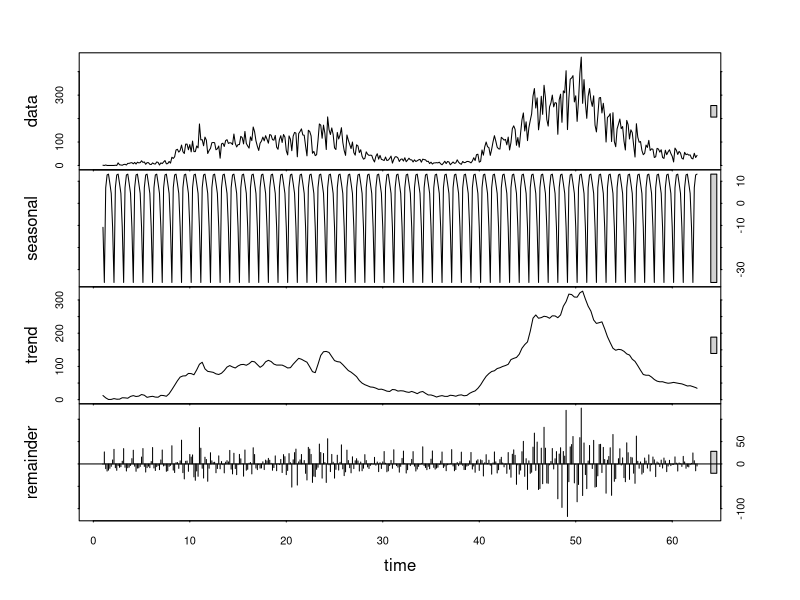
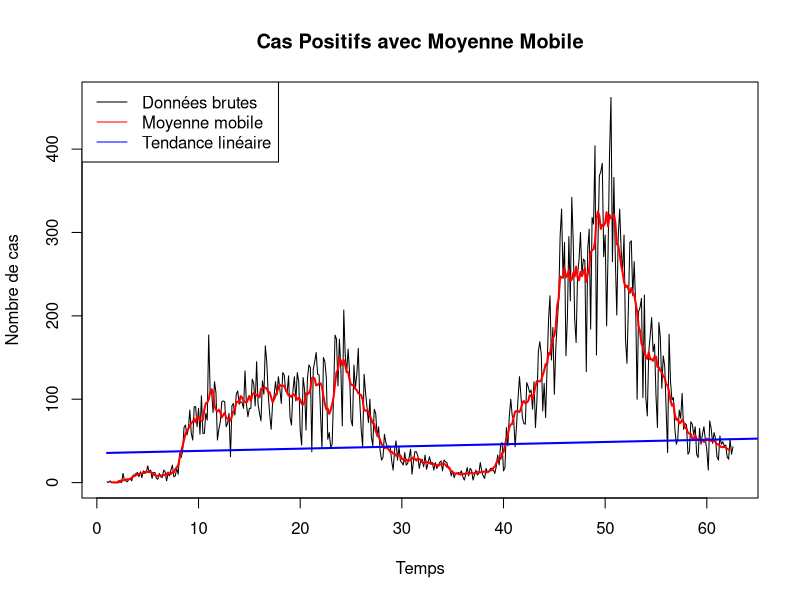
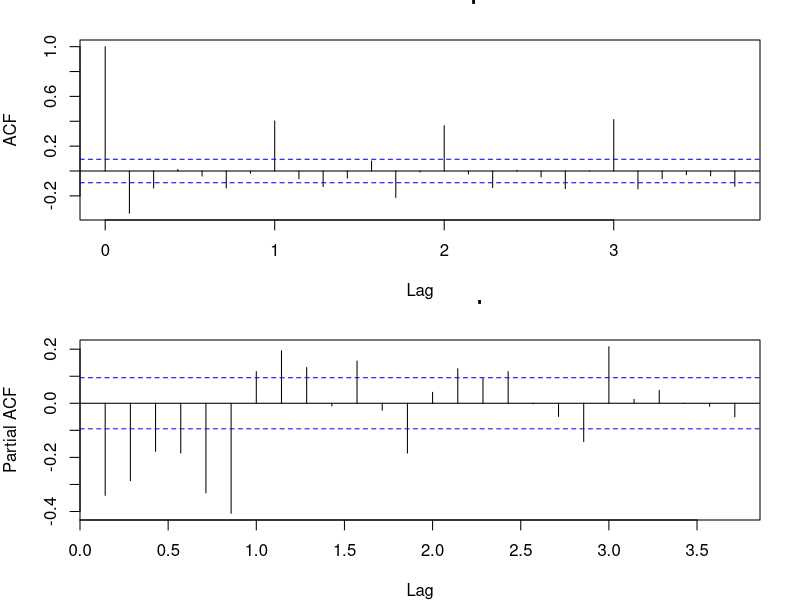
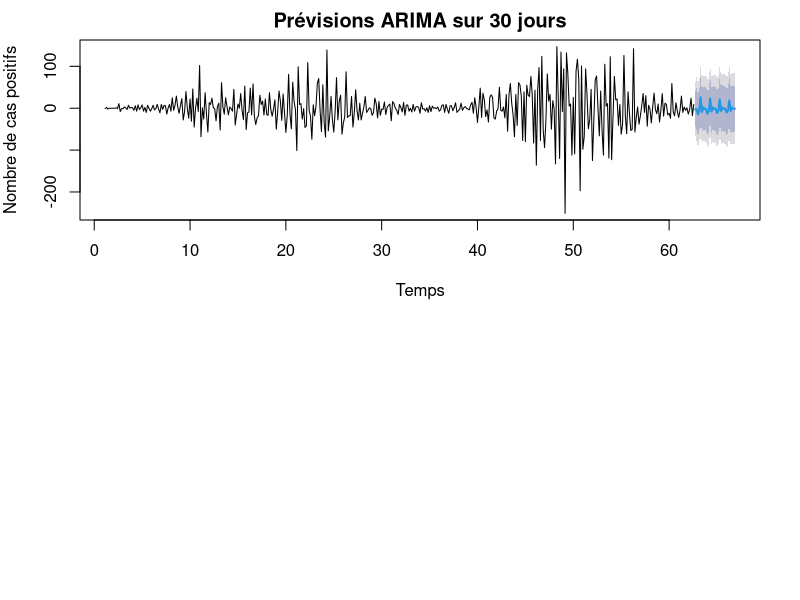
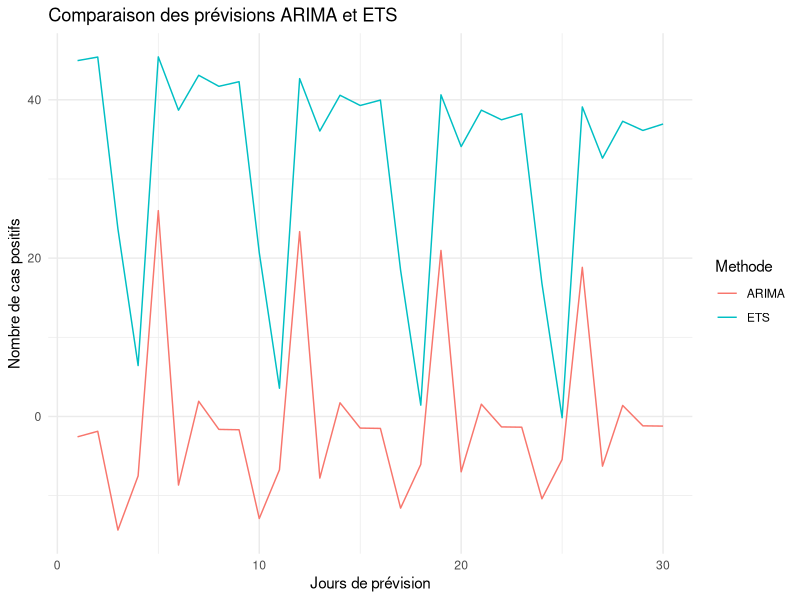

These figures' R source, in order:
## ---- chunk 1
#| warning: false
#| message: false

# Import des packages nécessaires
library(forecast)
library(ggplot2)
library(tseries)
library(tidyr)

# Import des données
data <- read.csv("base_covid19.csv", header=TRUE, sep=";")

# Création de la série temporelle
cas_ts <- ts(data$CasPositif, frequency=7)
## ---- chunk 2
#| fig.width: 10
#| fig.height: 6

# Décomposition STL
decomposition <- stl(cas_ts, s.window="periodic")
plot(decomposition)
## ---- chunk 3
#| fig.width: 10
#| fig.height: 6

# Calcul de la moyenne mobile
mm_7 <- ma(cas_ts, order=7)

# Visualisation avec moyenne mobile
plot(cas_ts, main="Cas Positifs avec Moyenne Mobile", 
     ylab="Nombre de cas", xlab="Temps")
lines(mm_7, col="red", lwd=2)

# Ajout de la tendance linéaire
temps <- 1:length(cas_ts)
modele_lineaire <- lm(as.vector(cas_ts) ~ temps)
lines(temps, predict(modele_lineaire), col="blue", lwd=2)
legend("topleft", legend=c("Données brutes", "Moyenne mobile", "Tendance linéaire"), 
       col=c("black", "red", "blue"), lty=1)
## ---- chunk 4
summary(modele_lineaire)
## ---- chunk 5
# Test sur série originale
adf_test <- adf.test(cas_ts)
print("Test ADF sur série originale :")
print(adf_test)

# Test sur série différenciée
cas_diff <- diff(cas_ts)
adf_test_diff <- adf.test(cas_diff)
print("Test ADF sur série différenciée :")
print(adf_test_diff)
## ---- chunk 6
#| fig.width: 10
#| fig.height: 8

par(mfrow=c(2,1))
par(mar=c(4,4,2,2))
acf(cas_diff, main="ACF des différences premières")
pacf(cas_diff, main="PACF des différences premières")
## ---- chunk 7
modele_auto <- auto.arima(cas_diff, seasonal=TRUE)
summary(modele_auto)
## ---- chunk 8
#| fig.width: 10
#| fig.height: 6

# Prévisions ARIMA
prev_arima <- forecast(modele_auto, h=30)
plot(prev_arima, main="Prévisions ARIMA sur 30 jours",
     xlab="Temps", ylab="Nombre de cas positifs")
## ---- chunk 9
#| fig.width: 10
#| fig.height: 6

# Modèle ETS
modele_ets <- ets(cas_ts)
prev_ets <- forecast(modele_ets, h=30)

# Préparation des données pour la comparaison
df_comparaison <- data.frame(
    Date = 1:30,
    ARIMA = as.numeric(prev_arima$mean),
    ETS = as.numeric(prev_ets$mean)
)

df_long <- pivot_longer(df_comparaison, 
                       cols = c("ARIMA", "ETS"),
                       names_to = "Methode", 
                       values_to = "Prevision")

# Visualisation comparative
ggplot(df_long, aes(x = Date, y = Prevision, color = Methode)) +
    geom_line() +
    labs(title = "Comparaison des prévisions ARIMA et ETS",
         x = "Jours de prévision",
         y = "Nombre de cas positifs") +
    theme_minimal()
## ---- chunk 10
print("Précision du modèle ARIMA :")
accuracy(prev_arima)

print("Précision du modèle ETS :")
accuracy(prev_ets)
